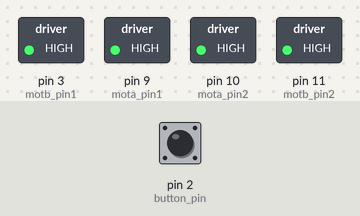
A sketch run on a simulated Arduino Uno, built with avr-gcc and run on an emulated ATmega328P. Shown: switched loads named in the sketch (green lamp = pin HIGH). The test bench sets the inputs (shaded band); at power-on: pin 2 (button_pin) HIGH.

Above: at 1.2 s.
1.3 s: pin 2 (button_pin) pulled LOW for 3.2 s
At 1.7 s:
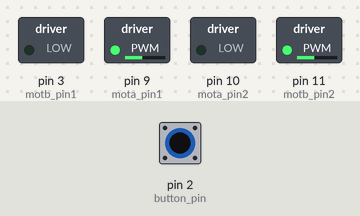
Timing chart, 0 to 6.6 s (numbered marks = the images above; inputs shaded):
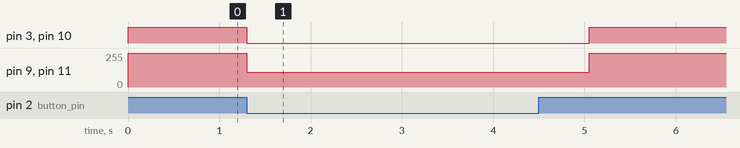

Measured:
- after the input at 1.3 s, pin 3 (motb_pin1), pin 10 (mota_pin2): HIGH → LOW at once, → HIGH 3.8 s later; pin 9 (mota_pin1), pin 11 (motb_pin2): 255/255 → 110/255 at once, → 255/255 3.8 s later

The sketch:

movebydistance.ino
```cpp
/*
Challenges:
1) moveforward using speed + distance
*/

int motb_pin1 = 3;
int motb_pin2 = 11;

int mota_pin1 = 9;
int mota_pin2 = 10;

int button_pin = 2;

void setup() {

  //-Control Motor B
  pinMode(motb_pin1,OUTPUT);
  pinMode(motb_pin2,OUTPUT);

  //-Control Motor A
  pinMode(mota_pin1,OUTPUT);
  pinMode(mota_pin2,OUTPUT);

  //- button
  pinMode(button_pin,INPUT_PULLUP);

}

//- turn 90 degrees
void turnRight() {

  //- motor b is stopped
  analogWrite(motb_pin1,0);
  analogWrite(motb_pin2,0);

  //- motor a moves forward
  analogWrite(mota_pin1,255);
  analogWrite(mota_pin2,0);

  delay(600);

  //- stop motor a
  analogWrite(mota_pin1,0);
  analogWrite(mota_pin2,0);

}

void turnLeft() {

  //- motor a is stopped
  analogWrite(mota_pin1,0);
  analogWrite(mota_pin2,0);

  //- motor b moves forward
  analogWrite(motb_pin1,0);
  analogWrite(motb_pin2,255);

  delay(800);

  //- stop motor b
  analogWrite(motb_pin1,0);
  analogWrite(motb_pin2,0);

}

void stop() {
  //- motor a
  analogWrite(mota_pin1,255);
  analogWrite(mota_pin2,255);

  //- motor b
  analogWrite(motb_pin1,255);
  analogWrite(motb_pin2,255);
}

void moveForward(int speeda, int speedb, int inches) {

  int myDelay;

  //- motor a
  analogWrite(mota_pin1,speeda);
  analogWrite(mota_pin2,0);

  //- motor b
  analogWrite(motb_pin1,0);
  analogWrite(motb_pin2,speedb);

  //- move forward the distance in inches


  myDelay = inches*125;
  delay(myDelay);

  //- stop
  stop();

}

void moveBackward(int speeda, int speedb) {

  //- motor a
  analogWrite(mota_pin1,0);
  analogWrite(mota_pin2,speeda);

  //- motor b
  analogWrite(motb_pin1,speedb);
  analogWrite(motb_pin2,0);

}


void loop() {

  if (digitalRead(button_pin)==LOW) {
      moveForward(110,110,10);

  }
  else {
    stop();
  }

}
```
